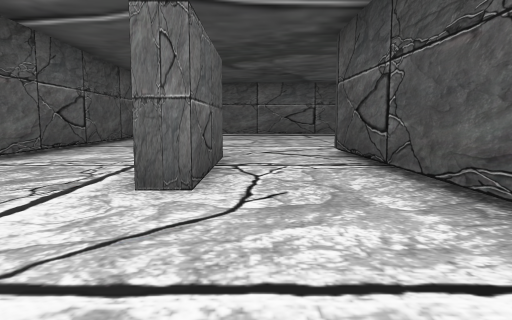
View 1 (above)

21 first-person views from a walk through a 3-D level made in the Unity game engine. The camera is 1.2 m above the floor, tilts 6° down and sees 70° across. The floor is counted in squares, 2 m on a side. Each view is taken from the middle of a square. On the plan, view 1 faces up. The plan holds only what a view shows up to about 10 squares ahead; the rest is blank. The place goes on beyond the plan. The player is left out. Some surface patterns are stand-ins.

View 2
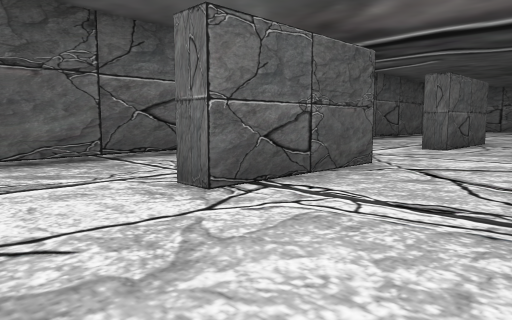

View 3
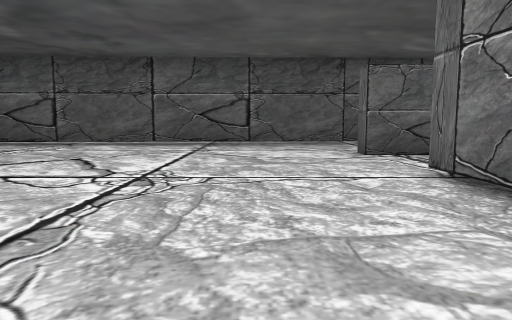

View 4
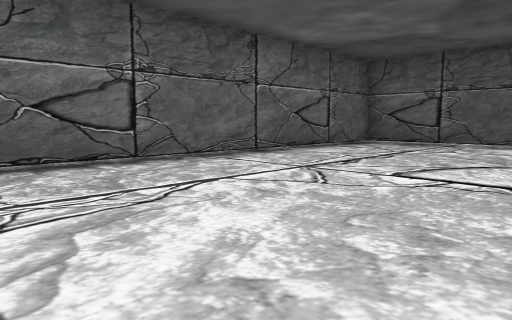

View 5
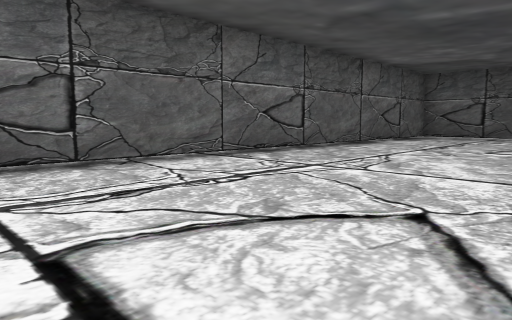

View 6
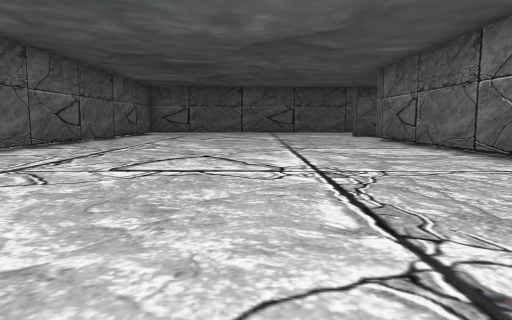

View 7
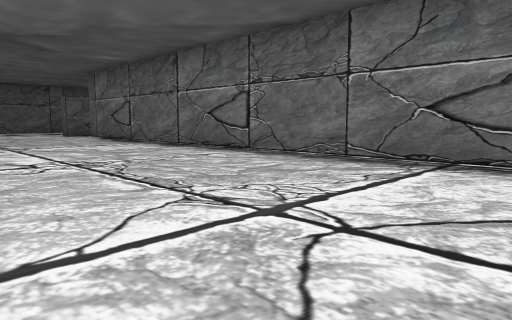

View 8
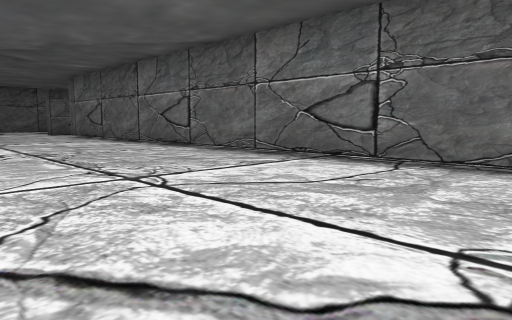

View 9
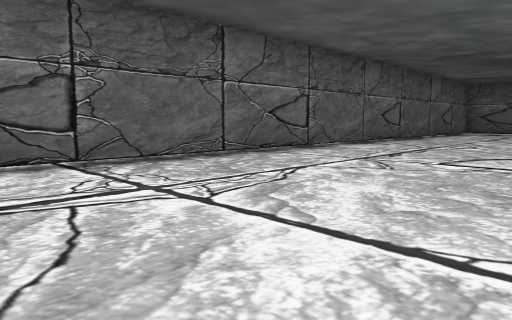

View 10
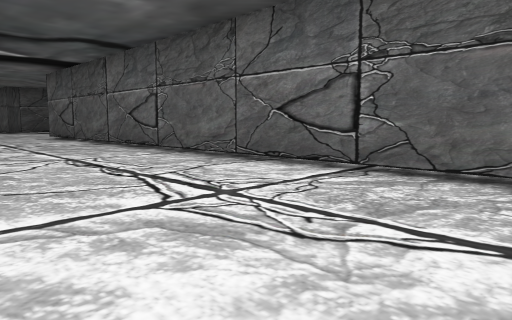

View 11
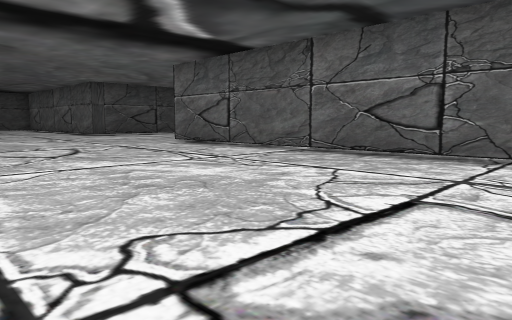

View 12
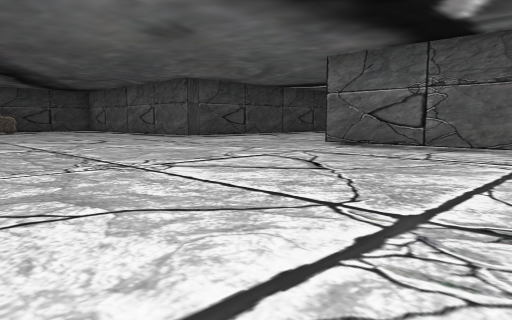

View 13
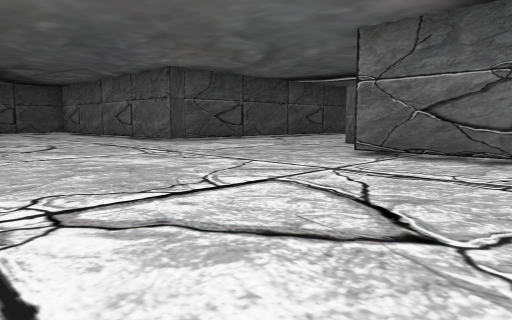

View 14
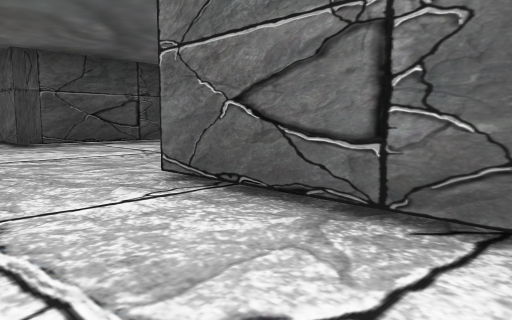

View 15
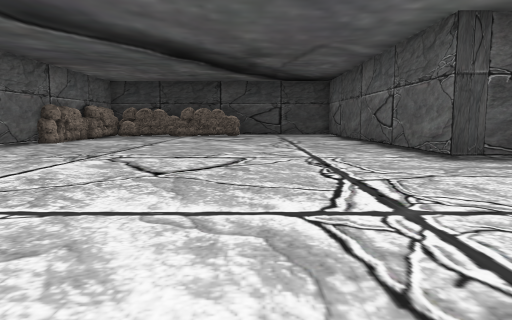

View 16
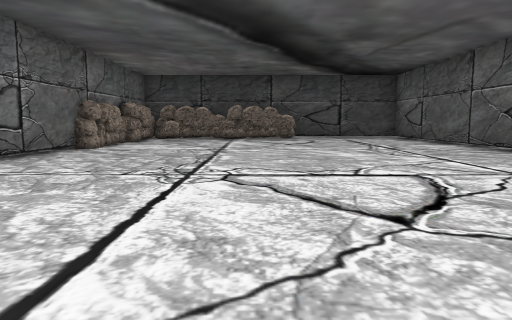

View 17
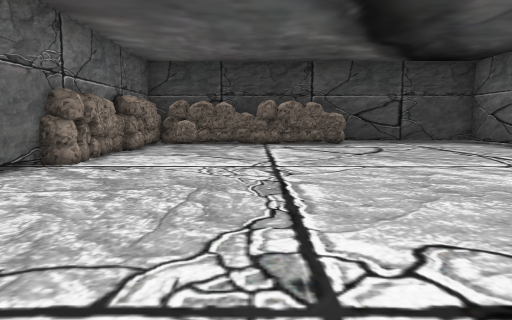

View 18
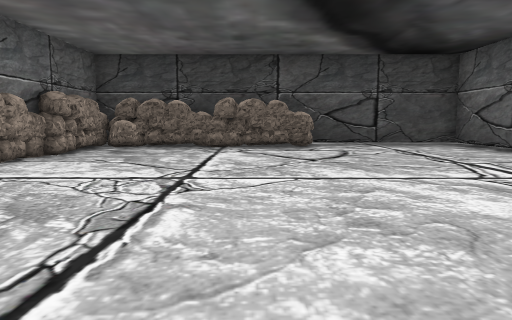

View 19
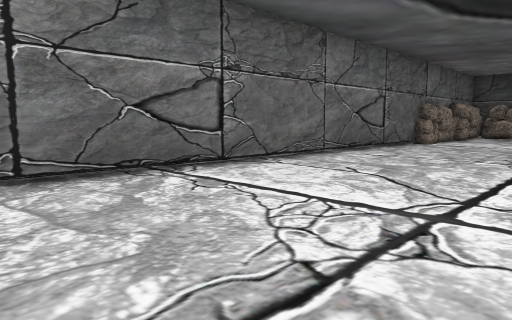

View 20
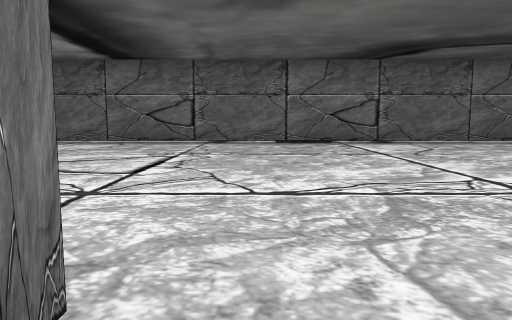

View 21
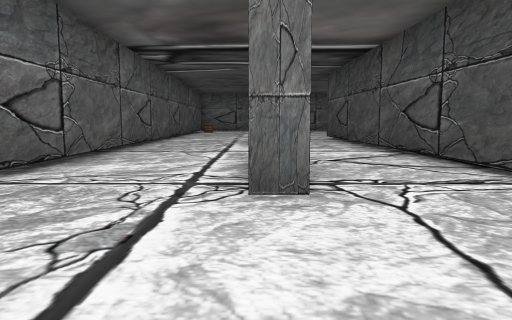

### Floor plan
Key: @ floor where view 1 was taken; # wall or solid block; . main floor; : floor 0.75 m higher than the main floor; + floor 1 m higher than the main floor; T thing the floor can be seen under or through; R rock; O other object.
Columns run from 5 left of view 1 to 41 right of it. Each row starts with its distance up from view 1.
 10  #  ....
  9  #. ....
  8  #. ....
  7  #.....#
  6  #..#..#
  5  #..#..#
  4  #..#..#
  3  #.....#
  2  #.....#
  1  #.....#
  0  #...@.#
 -1 .#..#..#
 -2 .#..#..#                        +:  ..  ..
 -3  #..#..###############    ###############RRRROO
 -4  #....................   ...................R.R
 -5  #.....................  .....................R
 -6  #............................................R
 -7  #............................................R
 -8  #............................................R
 -9 .#............................................#
-10 .#............................................#
-11  #............................................#
-12  ######TTTTTTTTTTTTTTTTTTTTTTTT......##########
-13    ........................... ......#.

Where each view was taken, in squares from view 1:
view 1: 0 up, 0 right, facing up
view 2: 5 down, 2 right, facing up-left
view 3: 5 down, 6 right, facing left
view 4: 7 down, 6 right, facing down-left
view 5: 7 down, 10 right, facing down-left
view 6: 7 down, 14 right, facing left
view 7: 8 down, 15 right, facing up-left
view 8: 8 down, 17 right, facing up-left
view 9: 7 down, 15 right, facing down-left
view 10: 8 down, 11 right, facing down-right
view 11: 6 down, 16 right, facing down-right
view 12: 4 down, 20 right, facing down-right
view 13: 6 down, 22 right, facing down-right
view 14: 10 down, 22 right, facing down-right
view 15: 9 down, 26 right, facing right
view 16: 7 down, 28 right, facing right
view 17: 6 down, 31 right, facing right
view 18: 7 down, 32 right, facing right
view 19: 7 down, 26 right, facing up-right
view 20: 13 down, 26 right, facing up
view 21: 6 down, 1 left, facing up
